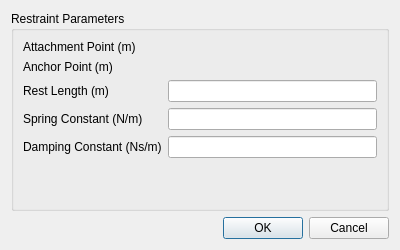
<?xml version="1.0" encoding="UTF-8"?>
<ui version="4.0">
 <class>TranslationalSpringDialog</class>
 <widget class="QDialog" name="TranslationalSpringDialog">
  <property name="geometry">
   <rect>
    <x>0</x>
    <y>0</y>
    <width>400</width>
    <height>250</height>
   </rect>
  </property>
  <property name="windowTitle">
   <string>Translational Spring</string>
  </property>
  <layout class="QVBoxLayout" name="verticalLayout">
   <item>
    <widget class="QGroupBox" name="groupBox">
     <property name="title">
      <string>Restraint Parameters</string>
     </property>
     <layout class="QFormLayout" name="formLayout">
      <item row="0" column="0">
       <widget class="QLabel" name="attachmentPointLabel">
        <property name="text">
         <string>Attachment Point (m)</string>
        </property>
       </widget>
      </item>
      <item row="0" column="1">
       <widget class="VectorWidget" name="attachmentPoint"/>
      </item>
      <item row="1" column="0">
       <widget class="QLabel" name="anchorPointLabel">
        <property name="text">
         <string>Anchor Point (m)</string>
        </property>
       </widget>
      </item>
      <item row="1" column="1">
       <widget class="VectorWidget" name="anchorPoint"/>
      </item>
      <item row="2" column="0">
       <widget class="QLabel" name="restLengthLabel">
        <property name="text">
         <string>Rest Length (m)</string>
        </property>
       </widget>
      </item>
      <item row="2" column="1">
       <widget class="PFloatLineEdit" name="restLength"/>
      </item>
      <item row="3" column="0">
       <widget class="QLabel" name="springConstantLabel">
        <property name="text">
         <string>Spring Constant (N/m)</string>
        </property>
       </widget>
      </item>
      <item row="3" column="1">
       <widget class="PFloatLineEdit" name="springConstant"/>
      </item>
      <item row="4" column="0">
       <widget class="QLabel" name="dampingConstantLabel">
        <property name="text">
         <string>Damping Constant (Ns/m)</string>
        </property>
       </widget>
      </item>
      <item row="4" column="1">
       <widget class="PFloatLineEdit" name="dampingConstant"/>
      </item>
     </layout>
    </widget>
   </item>
   <item>
    <widget class="QDialogButtonBox" name="buttonBox">
     <property name="standardButtons">
      <set>QDialogButtonBox::Cancel|QDialogButtonBox::Ok</set>
     </property>
    </widget>
   </item>
  </layout>
 </widget>
 <customwidgets>
  <customwidget>
   <class>VectorWidget</class>
   <extends>QWidget</extends>
   <header>baramFlow.view.widgets.vector_widget</header>
  </customwidget>
  <customwidget>
   <class>PFloatLineEdit</class>
   <extends>QLineEdit</extends>
   <header location="global">widgets.pfloat_line_edit</header>
  </customwidget>
 </customwidgets>
 <resources/>
 <connections/>
</ui>
